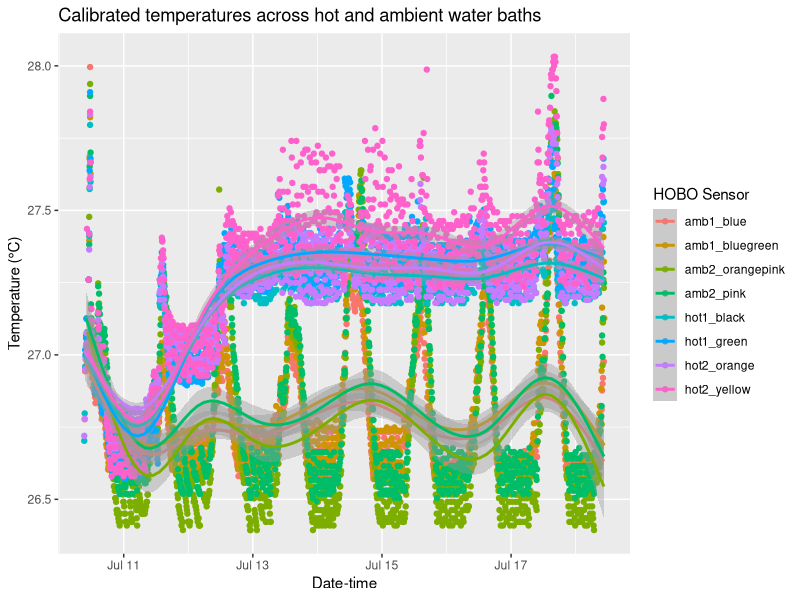
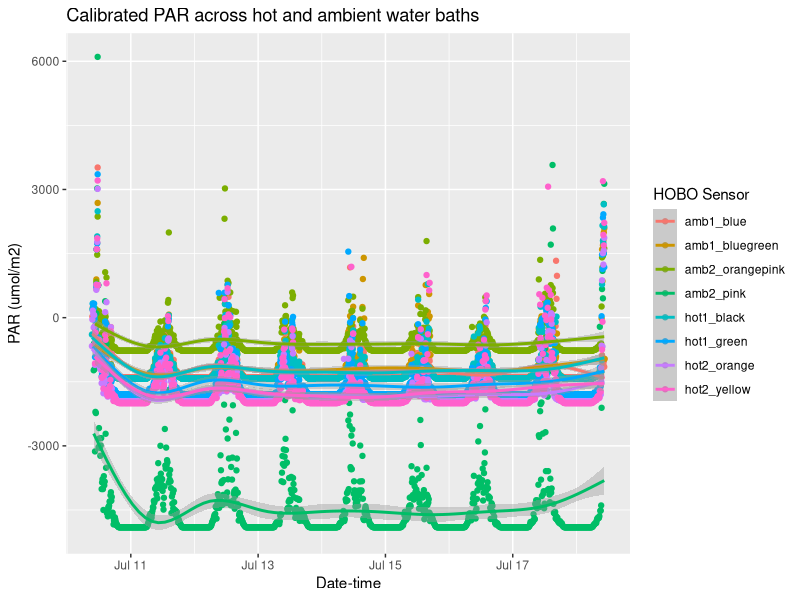

Write the R code that produced these figures, in order.
## ---- chunk 1
knitr::opts_chunk$set(
  fig.width = 12,
  fig.height = 8,
  fig.align = "center",
  dpi = 600,
  echo = TRUE,         # Display code chunks
  eval = TRUE,        # Evaluate code chunks
  warning = FALSE,     # Hide warnings
  message = FALSE,     # Hide messages
  comment = ""         # Prevents appending '##' to beginning of lines in code output
)
## ---- chunk 2
library(tidyverse)
library(broom) # for tidy()
## ---- chunk 3
cal_amb1_blue <- read.csv("calibrations/Amb1_blue 2024-07-10 13_10_13 HST (Data HST).csv")
cal_amb1_bluegreen <- read.csv("calibrations/Amb1_bluegreen 2024-07-10 13_10_51 HST (Data HST).csv")
cal_amb2_orangepink <- read.csv("calibrations/Amb2_orangepink 2024-07-10 11_47_18 HST (Data HST).csv")
cal_amb2_pink <- read.csv("calibrations/Amb2_pink 2024-07-10 11_48_03 HST (Data HST).csv")
cal_hot1_black <- read.csv("calibrations/Hot1_black 2024-07-10 13_09_24 HST (Data HST).csv")
cal_hot1_green <- read.csv("calibrations/Hot1_green 2024-07-10 13_08_26 HST (Data HST).csv")
cal_hot2_orange <- read.csv("calibrations/Hot2_orange 2024-07-10 11_44_18 HST (Data HST).csv")
cal_hot2_yellow <- read.csv("calibrations/Hot2_yellow 2024-07-10 11_46_08 HST (Data HST).csv")
## ---- chunk 4
exp_amb1_blue <- read.csv("experiment/Amb1_blue 2024-07-18 10_39_10 HST (Data HST).csv")
exp_amb1_bluegreen <- read.csv("experiment/Amb1_bluegreen 2024-07-18 10_40_19 HST (Data HST).csv")
exp_amb2_orangepink <- read.csv("experiment/Amb2_orangepink 2024-07-18 10_36_23 HST (Data HST).csv")
exp_amb2_pink <- read.csv("experiment/Amb2_pink 2024-07-18 10_35_38 HST (Data HST).csv")
exp_hot1_black <- read.csv("experiment/Hot1_black 2024-07-18 10_38_17 HST (Data HST).csv")
exp_hot1_green <- read.csv("experiment/Hot1_green 2024-07-18 10_37_19 HST (Data HST).csv")
exp_hot2_orange <- read.csv("experiment/Hot2_orange 2024-07-18 10_33_21 HST (Data HST).csv")
exp_hot2_yellow <- read.csv("experiment/Hot2_yellow 2024-07-18 10_34_56 HST (Data HST).csv")
## ---- chunk 5
# Example inputs for temperature calibration
ref_temp <- c(27.03, 27.26)  # NIST temperatures
ref_time_temp <- as.POSIXct(c("07/10/2024 10:40:00", "07/10/2024 11:00:00"),
                            format="%m/%d/%Y %H:%M:%S")

# For PAR calibration
ref_par <- c(1600, 760)
ref_time_par <- as.POSIXct(c("07/10/2024 11:10:00", "07/10/2024 11:40:00"),
                           format="%m/%d/%Y %H:%M:%S")

cal_table <- tibble::tibble(
  datetime = as.POSIXct(c("2024-07-10 10:40:00", "2024-07-10 11:00:00",
                          "2024-07-10 11:10:00", "2024-07-10 11:40:00")),
  ref_temp = c(27.03, 27.26, NA, NA),  # NIST
  ref_par  = c(NA, NA, 1600, 760)      # Apogee PAR
)
## ---- chunk 6
cal_amb1_blue <- cal_amb1_blue %>% 
  rename(datetime = Date.Time..HST.,
         temp = Temperature.....C.,
         lux = Light....lux.) %>%
  mutate(datetime = as.POSIXct(datetime, format = "%m/%d/%Y %H:%M:%S")) %>% 
  mutate(pendent = "amb1_blue") %>% 
  select(datetime, temp, lux, pendent) %>% 
  filter(datetime %in% c(ref_time_temp, ref_time_par))
## ---- chunk 7
cal_amb1_bluegreen <- cal_amb1_bluegreen %>% 
  rename(datetime = Date.Time..HST.,
         temp = Temperature.....C.,
         lux = Light....lux.) %>%
  mutate(datetime = as.POSIXct(datetime, format = "%m/%d/%Y %H:%M:%S")) %>% 
  mutate(pendent = "amb1_bluegreen") %>% 
  select(datetime, temp, lux, pendent) %>% 
  filter(datetime %in% c(ref_time_temp, ref_time_par))
## ---- chunk 8
cal_amb2_orangepink <- cal_amb2_orangepink %>% 
  rename(datetime = Date.Time..HST.,
         temp = Temperature.....C.,
         lux = Light....lux.) %>%
  mutate(datetime = as.POSIXct(datetime, format = "%m/%d/%Y %H:%M:%S")) %>% 
  mutate(pendent = "amb2_orangepink") %>% 
  select(datetime, temp, lux, pendent) %>% 
  filter(datetime %in% c(ref_time_temp, ref_time_par))
## ---- chunk 9
cal_amb2_pink <- cal_amb2_pink %>% 
  rename(datetime = Date.Time..HST.,
         temp = Temperature.....C.,
         lux = Light....lux.) %>%
  mutate(datetime = as.POSIXct(datetime, format = "%m/%d/%Y %H:%M:%S")) %>% 
  mutate(pendent = "amb2_pink") %>% 
  select(datetime, temp, lux, pendent) %>% 
  filter(datetime %in% c(ref_time_temp, ref_time_par))
## ---- chunk 10
cal_hot1_black <- cal_hot1_black %>% 
  rename(datetime = Date.Time..HST.,
         temp = Temperature.....C.,
         lux = Light....lux.) %>%
  mutate(datetime = as.POSIXct(datetime, format = "%m/%d/%Y %H:%M:%S")) %>% 
  mutate(pendent = "hot1_black") %>% 
  select(datetime, temp, lux, pendent) %>% 
  filter(datetime %in% c(ref_time_temp, ref_time_par))
## ---- chunk 11
cal_hot1_green <- cal_hot1_green %>% 
  rename(datetime = Date.Time..HST.,
         temp = Temperature.....C.,
         lux = Light....lux.) %>%
  mutate(datetime = as.POSIXct(datetime, format = "%m/%d/%Y %H:%M:%S")) %>% 
  mutate(pendent = "hot1_green") %>% 
  select(datetime, temp, lux, pendent) %>% 
  filter(datetime %in% c(ref_time_temp, ref_time_par))
## ---- chunk 12
cal_hot2_orange <- cal_hot2_orange %>% 
  rename(datetime = Date.Time..HST.,
         temp = Temperature.....C.,
         lux = Light....lux.) %>%
  mutate(datetime = as.POSIXct(datetime, format = "%m/%d/%Y %H:%M:%S")) %>% 
  mutate(pendent = "hot2_orange") %>% 
  select(datetime, temp, lux, pendent)%>% 
  filter(datetime %in% c(ref_time_temp, ref_time_par))
## ---- chunk 13
cal_hot2_yellow <- cal_hot2_yellow %>% 
  rename(datetime = Date.Time..HST.,
         temp = Temperature.....C.,
         lux = Light....lux.) %>%
  mutate(datetime = as.POSIXct(datetime, format = "%m/%d/%Y %H:%M:%S")) %>% 
  mutate(pendent = "hot2_yellow") %>% 
  select(datetime, temp, lux, pendent) %>% 
  filter(datetime %in% c(ref_time_temp, ref_time_par))
## ---- chunk 14
cal_logs <- rbind(cal_amb1_blue,
                  cal_amb1_bluegreen,
                  cal_amb2_orangepink,
                  cal_amb2_pink,
                  cal_hot1_black,
                  cal_hot1_green,
                  cal_hot2_orange,
                  cal_hot2_yellow)
## ---- chunk 15
# Define your calibration temperature reference times
cal_temp_times <- as.POSIXct(c("2024-07-10 10:40:00", "2024-07-10 11:00:00"))

# Sample dataframe 'cal_logs' containing datetime, temp, lux, pendent

# Step 1: Filter calibration temp points only
temp_cal_points <- cal_logs %>%
  filter(datetime %in% cal_temp_times) %>%
  select(pendent, datetime, temp) %>%
  mutate(ref_temp = ifelse(datetime == cal_temp_times[1], 27.03, 27.26))

# Step 2: Group by sensor and fit linear model temp ~ ref_temp
temp_fit_results <- temp_cal_points %>%
  group_by(pendent) %>%
  summarise(
    model = list(lm(ref_temp ~ temp, data = cur_data()))
  ) %>%
  mutate(
    coef = map(model, tidy)
  ) %>%
  unnest(coef) %>%
  select(pendent, term, estimate) %>%
  pivot_wider(names_from = term, values_from = estimate) %>%
  rename(temp_intercept = `(Intercept)`, temp_slope = temp)

# fit_results now contains one row per sensor with slope and intercept ready to use
print(temp_fit_results)
## ---- chunk 16
avg_temp <- temp_fit_results %>%
  summarize(
    avg_temp_intercept = mean(temp_intercept),
    avg_temp_slope = mean(temp_slope))

avg_temp
## ---- chunk 17
# Define your calibration PAR reference times
cal_par_times <- as.POSIXct(c("2024-07-10 11:10:00", "2024-07-10 11:40:00"))

# Sample dataframe 'cal_logs' containing datetime, temp, lux, pendent

# Step 1: Filter calibration par points only
par_cal_points <- cal_logs %>%
  filter(datetime %in% cal_par_times) %>%
  select(pendent, datetime, lux) %>%
  mutate(ref_par = ifelse(datetime == cal_par_times[1], 1600, 760))

# Step 2: Group by sensor and fit linear model lux ~ ref_par
par_fit_results <- par_cal_points %>%
  group_by(pendent) %>%
  summarise(
    model = list(lm(ref_par ~ lux, data = cur_data()))
  ) %>%
  mutate(
    coef = map(model, tidy)
  ) %>%
  unnest(coef) %>%
  select(pendent, term, estimate) %>%
  pivot_wider(names_from = term, values_from = estimate) %>%
  rename(lux_intercept = `(Intercept)`, lux_slope = lux)

# fit_results now contains one row per sensor with slope and intercept ready to use
print(par_fit_results)
## ---- chunk 18
avg_par <- par_fit_results %>%
  summarize(
    avg_par_intercept = mean(lux_intercept),
    avg_par_slope = mean(lux_slope))

avg_par
## ---- chunk 19
exp_amb1_blue <- exp_amb1_blue %>% 
  rename(datetime = Date.Time..HST.,
         temp = Temperature.....C.,
         lux = Light....lux.) %>%
  mutate(datetime = as.POSIXct(datetime, format = "%m/%d/%Y %H:%M:%S")) %>% 
  mutate(pendent = "amb1_blue") %>% 
  select(datetime, temp, lux, pendent)
## ---- chunk 20
exp_amb1_bluegreen <- exp_amb1_bluegreen %>% 
  rename(datetime = Date.Time..HST.,
         temp = Temperature.....C.,
         lux = Light....lux.) %>%
  mutate(datetime = as.POSIXct(datetime, format = "%m/%d/%Y %H:%M:%S")) %>% 
  mutate(pendent = "amb1_bluegreen") %>% 
  select(datetime, temp, lux, pendent) 
## ---- chunk 21
exp_amb2_orangepink <- exp_amb2_orangepink %>% 
  rename(datetime = Date.Time..HST.,
         temp = Temperature.....C.,
         lux = Light....lux.) %>%
  mutate(datetime = as.POSIXct(datetime, format = "%m/%d/%Y %H:%M:%S")) %>% 
  mutate(pendent = "amb2_orangepink") %>% 
  select(datetime, temp, lux, pendent)
## ---- chunk 22
exp_amb2_pink <- exp_amb2_pink %>% 
  rename(datetime = Date.Time..HST.,
         temp = Temperature.....C.,
         lux = Light....lux.) %>%
  mutate(datetime = as.POSIXct(datetime, format = "%m/%d/%Y %H:%M:%S")) %>% 
  mutate(pendent = "amb2_pink") %>% 
  select(datetime, temp, lux, pendent)
## ---- chunk 23
exp_hot1_black <- exp_hot1_black %>% 
  rename(datetime = Date.Time..HST.,
         temp = Temperature.....C.,
         lux = Light....lux.) %>%
  mutate(datetime = as.POSIXct(datetime, format = "%m/%d/%Y %H:%M:%S")) %>% 
  mutate(pendent = "hot1_black") %>% 
  select(datetime, temp, lux, pendent)
## ---- chunk 24
exp_hot1_green <- exp_hot1_green %>% 
  rename(datetime = Date.Time..HST.,
         temp = Temperature.....C.,
         lux = Light....lux.) %>%
  mutate(datetime = as.POSIXct(datetime, format = "%m/%d/%Y %H:%M:%S")) %>% 
  mutate(pendent = "hot1_green") %>% 
  select(datetime, temp, lux, pendent)
## ---- chunk 25
exp_hot2_orange <- exp_hot2_orange %>% 
  rename(datetime = Date.Time..HST.,
         temp = Temperature.....C.,
         lux = Light....lux.) %>%
  mutate(datetime = as.POSIXct(datetime, format = "%m/%d/%Y %H:%M:%S")) %>% 
  mutate(pendent = "hot2_orange") %>% 
  select(datetime, temp, lux, pendent)
## ---- chunk 26
exp_hot2_yellow <- exp_hot2_yellow %>% 
  rename(datetime = Date.Time..HST.,
         temp = Temperature.....C.,
         lux = Light....lux.) %>%
  mutate(datetime = as.POSIXct(datetime, format = "%m/%d/%Y %H:%M:%S")) %>% 
  mutate(pendent = "hot2_yellow") %>% 
  select(datetime, temp, lux, pendent)
## ---- chunk 27
exp_logs <- rbind(exp_amb1_blue,
                  exp_amb1_bluegreen,
                  exp_amb2_orangepink,
                  exp_amb2_pink,
                  exp_hot1_black,
                  exp_hot1_green,
                  exp_hot2_orange,
                  exp_hot2_yellow)
## ---- chunk 28
exp_logs <- exp_logs %>% 
  left_join(temp_fit_results) %>% 
  left_join(par_fit_results) %>% 
  drop_na(temp, lux)
## ---- chunk 29
exp_logs <- exp_logs %>% 
  rename(raw_temp = temp) %>% 
  mutate(
    cal_temp = (temp_slope * raw_temp) + temp_intercept,
    par = (lux_slope * lux) + lux_intercept)
## ---- chunk 30
ggplot(exp_logs, aes(x = datetime, y = cal_temp, color = pendent))+
  geom_point()+
  geom_smooth()+
  ggtitle("Calibrated temperatures across hot and ambient water baths")+
  labs(x = "Date-time", y = "Temperature (°C)", color = "HOBO Sensor") 
## ---- chunk 31
ggplot(exp_logs, aes(x = datetime, y = par, color = pendent))+
  geom_point()+
  geom_smooth()+
  ggtitle("Calibrated PAR across hot and ambient water baths")+
  labs(x = "Date-time", y = "PAR (umol/m2)", color = "HOBO Sensor") 
